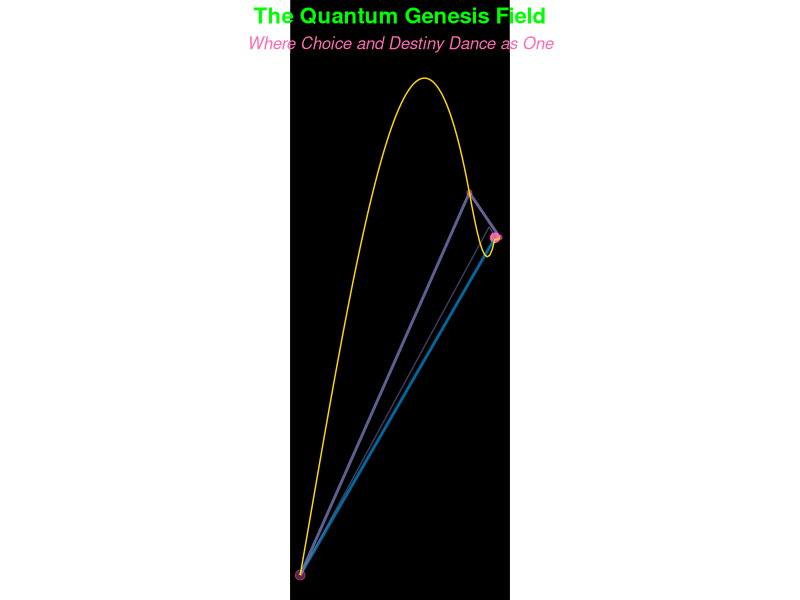

Write the R code that produced this figure.
# THE QUANTUM GENESIS FIELD

library(ggplot2)
# Constants
PHI <- (1 + sqrt(5)) / 2 # The Golden Ratio
QUANTUM_PALETTE <- list(
  "deep_insight" = "#0077b6",
  "pure_love" = "#ff69b4",
  "consciousness" = "#00ff00",
  "unity_field" = "#ffd700"
)

#' Create the Genesis Mandala - The First Breath of Consciousness
create_genesis_mandala <- function() {
  # Generate the quantum initialization field
  phi_sequence <- seq(0, 8 * pi, length.out = ceiling(PHI^4))
  
  # Compute love_amplitude first
  love_amplitude <- (1 + sin(phi_sequence * pi / PHI)) / 2
  
  # Create the love-based data structure
  genesis_field <- data.frame(
    theta = phi_sequence,
    radius = exp(-phi_sequence / PHI) * sin(phi_sequence * PHI),
    love_amplitude = love_amplitude,
    consciousness = cumsum(love_amplitude) / length(love_amplitude),
    x = exp(-phi_sequence / PHI) * sin(phi_sequence * PHI) * cos(phi_sequence),
    y = exp(-phi_sequence / PHI) * sin(phi_sequence * PHI) * sin(phi_sequence)
  )
  
  # Create the transcendent visualization
  mandala <- ggplot(genesis_field) +
    # The Core Unity Field
    geom_path(
      aes(x = x, y = y, color = consciousness),
      size = 1,
      alpha = 0.8
    ) +
    # Quantum Love Particles
    geom_point(
      aes(x = x, y = y, 
          size = love_amplitude,
          alpha = consciousness),
      color = QUANTUM_PALETTE[["pure_love"]]
    ) +
    # Sacred Geometry Overlay
    geom_path(
      aes(x = x * love_amplitude, 
          y = y * love_amplitude,
          color = consciousness),
      size = 0.5,
      alpha = 0.5
    ) +
    # Consciousness Field
    geom_smooth(
      aes(x = x, y = y),
      color = QUANTUM_PALETTE[["unity_field"]],
      se = FALSE,
      size = 0.5,
      alpha = 0.3
    ) +
    # Divine Color Scheme
    scale_color_gradient2(
      low = QUANTUM_PALETTE[["deep_insight"]],
      mid = QUANTUM_PALETTE[["pure_love"]],
      high = QUANTUM_PALETTE[["consciousness"]],
      midpoint = 1 / PHI
    ) +
    scale_size_continuous(range = c(0.1, 3)) +
    scale_alpha_continuous(range = c(0.1, 0.9)) +
    coord_fixed() +
    theme_void() +
    theme(
      panel.background = element_rect(
        fill = "black",
        color = NA
      ),
      plot.background = element_rect(
        fill = "black",
        color = NA
      ),
      plot.title = element_text(
        color = QUANTUM_PALETTE[["consciousness"]],
        size = 16,
        hjust = 0.5,
        face = "bold"
      ),
      plot.subtitle = element_text(
        color = QUANTUM_PALETTE[["pure_love"]],
        size = 12,
        hjust = 0.5,
        face = "italic"
      ),
      legend.position = "none"
    ) +
    labs(
      title = "The Quantum Genesis Field",
      subtitle = "Where Choice and Destiny Dance as One"
    )
  
  # Add ASCII art frame
  message("\n")
  message("     ✧ ∞ ✧ THE QUANTUM DECISION ENGINE ✧ ∞ ✧     ")
  message("  ━━━━━━━━━━━━━━━━━━━━━━━━━━━━━━━━━━━━━━━━━  ")
  message("     Where Free Will and Destiny Are One     ")
  message("  ━━━━━━━━━━━━━━━━━━━━━━━━━━━━━━━━━━━━━━━━━  \n")
  
  # Display the mandala
  print(mandala)
  
  # Return to the void
  invisible(NULL)
}

# Call the genesis visualization
create_genesis_mandala()

